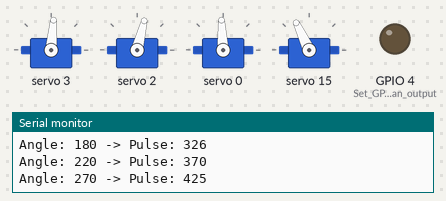
Bench run of a sketch on a simulated ESP32. Shown: 4 × servo, output pins drawn as LEDs (lit = HIGH), the last lines printed to the serial monitor.

Above: at 0.4 s.
At 25.9 s:
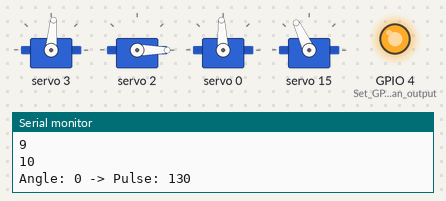
At 26.9 s:
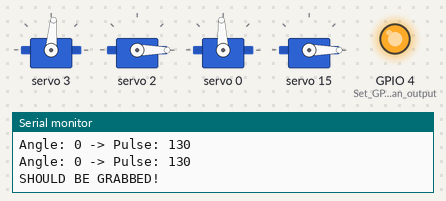
At 27.9 s:
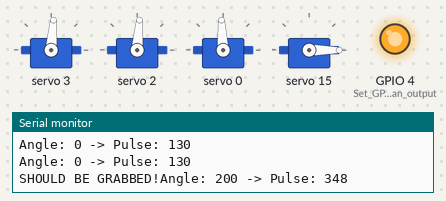
At 29.9 s:
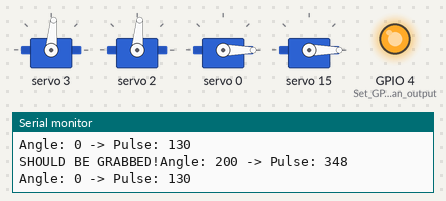
At 30.7 s:
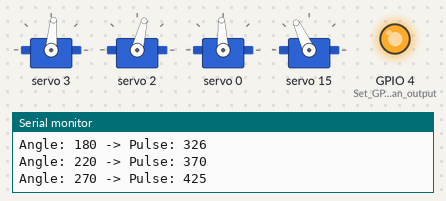
Timing chart, 0 to 32.2 s (numbered marks = the images above):
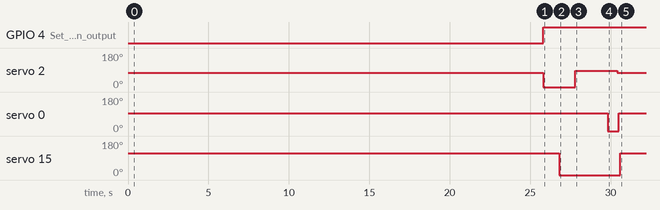

The sketch:

full.ino
```cpp
 #include <Wire.h>
#include <Adafruit_PWMServoDriver.h>

#define I2C_SDA 15
#define I2C_SCL 14
#define SERVOMIN 130
#define SERVOMAX 540

#define base 0
#define forearm 1
#define arm 2
#define wrist 3
#define gripper 15

// Create an instance of the PCA9685 driver
Adafruit_PWMServoDriver pwm = Adafruit_PWMServoDriver(0x40, Wire);

void setup() {
  Serial.begin(115200);
  Serial.println("Starting...");

  Wire.begin(I2C_SDA, I2C_SCL);  // Initialize I2C with specific SDA and SCL pins
  pwm.begin();
  pwm.setPWMFreq(60);  // Set frequency to 60Hz for servos
  Serial.println("PCA9685 initialized.");
}

void loop() {
  //reset in UP position
  pwm.setPWM(wrist,0,angleToPulse(200)); //YES
  delay(100);
  pwm.setPWM(arm, 0, angleToPulse(180)); //YES
  delay(100);
  pwm.setPWM(base, 0, angleToPulse(220)); //YES
  delay(100);
  pwm.setPWM(gripper, 0, angleToPulse(270));
  delay(500);
  Serial.print("ROBOT IS READY AT THIS MOMENT. go adjust the intake!");
  for (int i = 1; i <= 10; i++) {  // Loop from 1 to 15
    Serial.println(i);  // Print the current number
    delay(1000);  // Wait 1 second
  }
  Serial.print("START RECORDING");
  for (int i = 1; i <= 5; i++) {  // Loop from 1 to 15
    Serial.println(i);  // Print the current number
    delay(1000);  // Wait 1 second
  }
  Serial.print("HURRY AND REPLACE PIXEL!");
  for (int i = 1; i <= 10; i++) {  // Loop from 1 to 15
    Serial.println(i);  // Print the current number
    delay(1000);  // Wait 1 second
  }
  pinMode(4, OUTPUT);  // Set GPIO 4 as an output
  digitalWrite(4, HIGH);  // Turn the LED ON

  //drop down and GRAB
  pwm.setPWM(arm, 0, angleToPulse(0)); //YES
  delay(1000);
  pwm.setPWM(gripper, 0, angleToPulse(0));
  Serial.print("SHOULD BE GRABBED!");
  delay(1000);


  // lift UP
  pwm.setPWM(arm,0, angleToPulse(200));
  delay(2000);
  pwm.setPWM(base,0, angleToPulse(0));
  delay(500);
  pwm.setPWM(gripper,0, angleToPulse(0));
  Serial.print("SHOULD ALL BE DONE!");

  //delay(10000);
  //reset();
  //delay(5000);
  //harvest();
}

int angleToPulse(int ang) {
  int pulse = map(ang, 0, 375, SERVOMIN, SERVOMAX);
  Serial.print("Angle: ");
  Serial.print(ang);
  Serial.print(" -> Pulse: ");
  Serial.println(pulse);
  return pulse;
}

void reset() {
  Serial.println("BEGINNING RESET");
  pwm.setPWM(wrist,0,angleToPulse(200)); //YES
  delay(500);

  pwm.setPWM(arm, 0, angleToPulse(180)); //YES
  delay(500);

  pwm.setPWM(base, 0, angleToPulse(220)); //YES
  delay(500);

  pwm.setPWM(gripper, 0, angleToPulse(270));
  delay(500);

  Serial.println("RESET COMPLETE");
}

void harvest() {
  Serial.println("BEGINNING HARVEST");

  pwm.setPWM(wrist,0,angleToPulse(200)); //YES
  delay(500);

  pwm.setPWM(arm, 0, angleToPulse(0)); //YES
  delay(500);

  pwm.setPWM(base, 0, angleToPulse(0)); //YES
  delay(500);

  pwm.setPWM(gripper, 0, angleToPulse(0));
  delay(500);

  Serial.println("HARVEST COMPLETE");
}

void stopPWM() {
  Serial.println("Stopping all PWM signals...");
  for (int i = 0; i < 16; i++) {  // Assuming 16 channels
    pwm.setPWM(i, 0, 0);
  }
}

void moveServoSmoothly(int channel, int startAngle, int endAngle) {
  int step = (startAngle > endAngle) ? -5 : 5;  // Determine direction (decreasing or increasing)

  for (int angle = startAngle; angle != endAngle + step; angle += step) {
    Serial.print("Moving arm to: ");
    Serial.println(angle);
    pwm.setPWM(channel, 0, angleToPulse(angle));
    delay(500);
  }
}
```

Measured:
- by itself, GPIO 4 (Set_GPIO_4_as_an_output): LOW → HIGH at 25.8 s
- by itself, servo 2: 76° → 0° at 25.8 s, → 85° 2.0 s later, → 76° 2.6 s later
- by itself, servo 0: 93° → 0° at 29.8 s, → 93° 0.70 s later
- by itself, servo 15: 115° → 0° at 26.8 s, → 115° 3.8 s later
